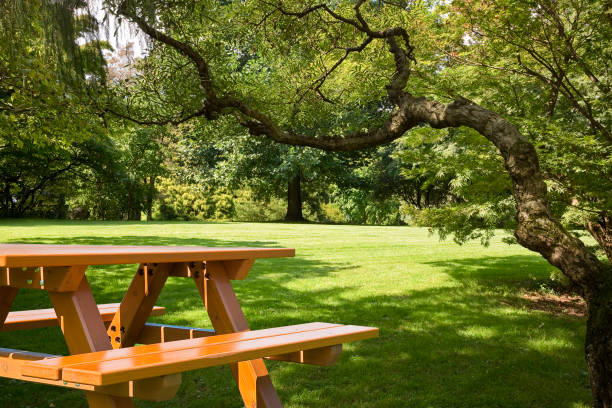
#> input picture practica3_1/paisaje.jpg, 612 x 408 px
$ python introduccion_opencv.py
#> lines starting #> are read from the running program, lines starting #| are printed output that depends on the picture
import cv2

# Cargar la imagen
imagen = cv2.imread('paisaje.jpg')
#> imagen is the input picture: shape (408, 612, 3); mean B, G, R 39.8, 103.3, 102.6

# Convertir la imagen a escala de grises
gris = cv2.cvtColor(imagen, cv2.COLOR_BGR2GRAY)
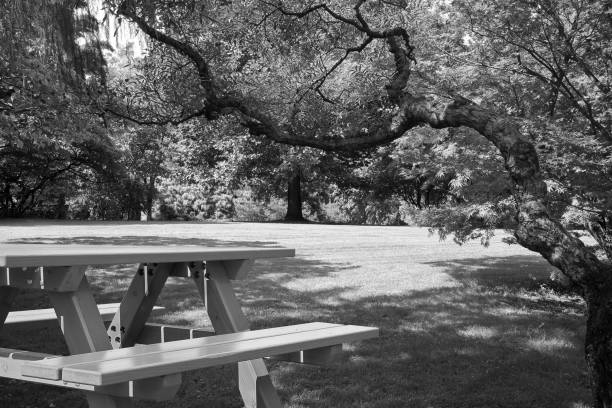
#> gris: shape (408, 612); min 0, max 255, mean 95.9

# Mostrar la imagen en escala de grises
cv2.imshow('Imagen en Escala de Grises', gris)

cv2.waitKey(0)
cv2.destroyAllWindows()
